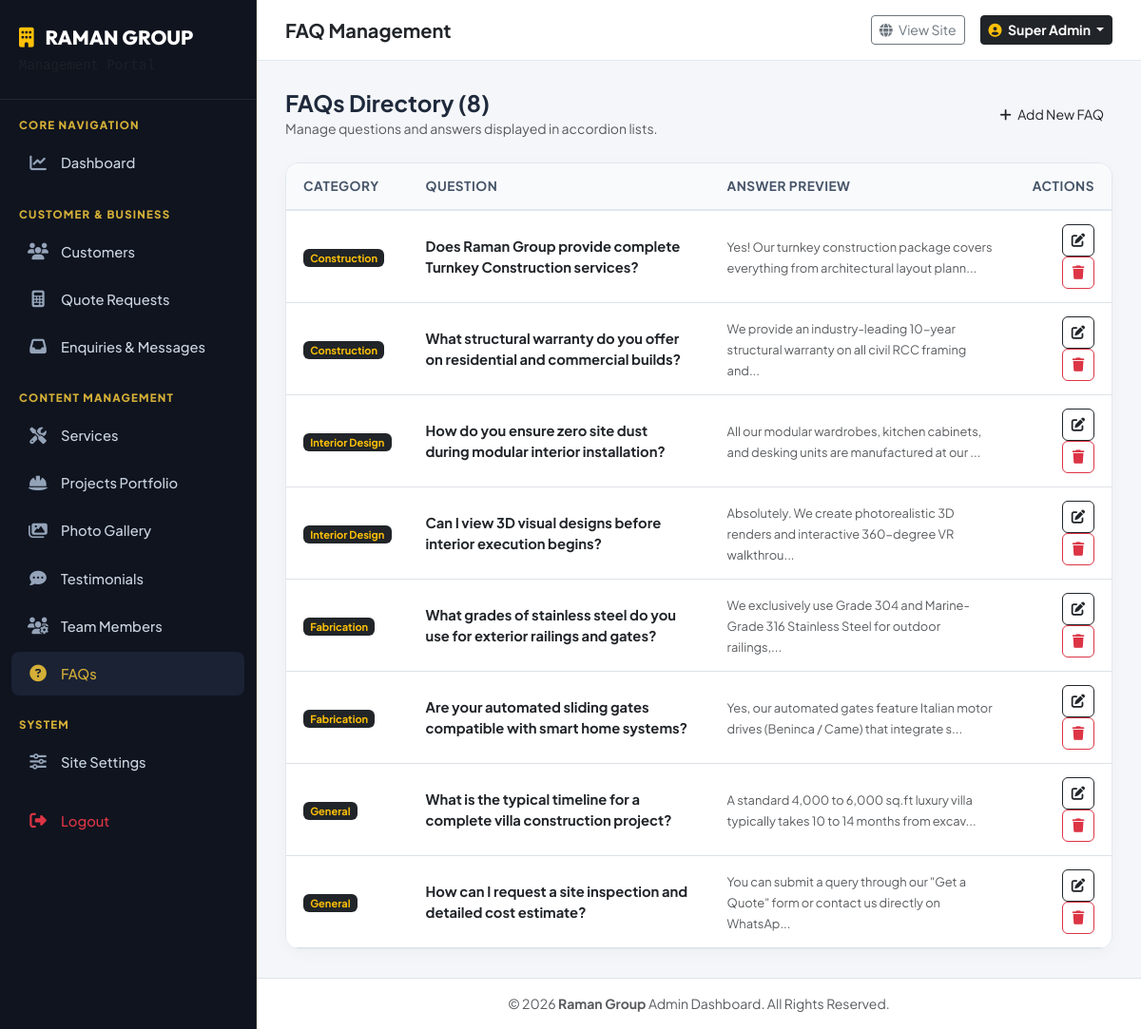
The page /admin/faqs.php (signed in) on the database its author committed.
### tables this page shows
CREATE TABLE faqs (
    id INT AUTO_INCREMENT PRIMARY KEY,
    category_id INT DEFAULT NULL,
    question VARCHAR(255) NOT NULL,
    answer TEXT NOT NULL,
    sort_order INT DEFAULT 0,
    is_active TINYINT(1) DEFAULT 1,
    created_at TIMESTAMP DEFAULT CURRENT_TIMESTAMP,
    FOREIGN KEY (category_id) REFERENCES service_categories(id) ON DELETE SET NULL
);

CREATE TABLE service_categories (
    id INT AUTO_INCREMENT PRIMARY KEY,
    name VARCHAR(100) NOT NULL,
    slug VARCHAR(100) NOT NULL UNIQUE,
    description TEXT,
    icon VARCHAR(50) DEFAULT 'fa-building',
    image VARCHAR(255) DEFAULT '',
    sort_order INT DEFAULT 0,
    created_at TIMESTAMP DEFAULT CURRENT_TIMESTAMP
);

### includes/functions.php (called while the page is built, shortened)
<?php
function e($string) {
    return htmlspecialchars($string ?? '', ENT_QUOTES, 'UTF-8');
}
function generateCSRFToken() {
    return $_SESSION['csrf_token'];
}

### admin/faqs.php (the view, shortened to what this page needs)
<?php
require_once __DIR__ . '/includes/admin-header.php';
$db = getDB();
$action = $_GET['action'] ?? 'list';
$editId = isset($_GET['id']) ? (int)$_GET['id'] : 0;
$categories = $db->query("SELECT * FROM service_categories ORDER BY sort_order ASC")->fetchAll();
$faqData = null;
$faqsList = $db->query("SELECT f.*, c.name as category_name FROM faqs f LEFT JOIN service_categories c ON f.category_id = c.id ORDER BY f.sort_order ASC")->fetchAll();
?>
<?php if ($action === 'add' || $action === 'edit'): ?>
    <div class="d-flex justify-content-between align-items-center mb-4">
        <h4 class="font-heading fw-bold mb-0"><?= $editId > 0 ? 'Edit FAQ' : 'Add FAQ' ?></h4>
        <a href="faqs.php" class="btn btn-outline-secondary btn-sm"><i class="fas fa-arrow-left me-1"></i> Back to FAQs</a>
    </div>
    <div class="admin-table-card p-4">
        <form action="faqs.php?action=<?= $action ?>&id=<?= $editId ?>" method="POST">
            <?= getCSRFInput() ?>
            <div class="row g-3">
                <div class="col-md-6">
                    <label class="form-label fw-bold small">Category (Optional)</label>
                    <select name="category_id" class="form-select">
                        <option value="">-- General FAQ --</option>
                        <?php foreach ($categories as $cat): ?>
                            <option value="<?= $cat['id'] ?>" <?= (isset($faqData['category_id']) && $faqData['category_id'] == $cat['id']) ? 'selected' : '' ?>>
                                <?= e($cat['name']) ?>
                            </option>
                        <?php endforeach; ?>
                    </select>
                </div>
                <div class="col-md-6">
                    <label class="form-label fw-bold small">Sort Order</label>
                    <input type="number" name="sort_order" class="form-control" value="<?= e($faqData['sort_order'] ?? '1') ?>">
                </div>
                <div class="col-12">
                    <label class="form-label fw-bold small">Question *</label>
                    <input type="text" name="question" class="form-control" value="<?= e($faqData['question'] ?? '') ?>" required placeholder="e.g. What structural warranty do you offer?">
                </div>
                <div class="col-12">
                    <label class="form-label fw-bold small">Answer *</label>
                    <textarea name="answer" rows="4" class="form-control" required><?= e($faqData['answer'] ?? '') ?></textarea>
                </div>
                <div class="col-md-6 mt-4">
                    <div class="form-check form-switch">
                        <input class="form-check-input" type="checkbox" name="is_active" value="1" id="faqAct" <?= (!isset($faqData['is_active']) || $faqData['is_active']) ? 'checked' : '' ?>>
                        <label class="form-check-label fw-bold" for="faqAct">Active Visibility</label>
                    </div>
                </div>
                <div class="col-12 mt-4">
                    <button type="submit" class="btn btn-gold px-4"><i class="fas fa-save me-1"></i> Save FAQ</button>
                    <a href="faqs.php" class="btn btn-light ms-2">Cancel</a>
                </div>
            </div>
        </form>
    </div>
<?php else: ?>
    <div class="d-flex justify-content-between align-items-center mb-4">
        <div>
            <h4 class="font-heading fw-bold mb-0">FAQs Directory (<?= count($faqsList) ?>)</h4>
            <small class="text-muted">Manage questions and answers displayed in accordion lists.</small>
        </div>
        <a href="faqs.php?action=add" class="btn btn-gold btn-sm"><i class="fas fa-plus me-1"></i> Add New FAQ</a>
    </div>
    <div class="admin-table-card">
        <div class="table-responsive">
            <table class="table admin-table align-middle mb-0">
                <thead>
                    <tr>
                        <th>Category</th>
                        <th>Question</th>
                        <th>Answer Preview</th>
                        <th class="text-end">Actions</th>
                    </tr>
                </thead>
                <tbody>
                    <?php foreach ($faqsList as $f): ?>
                        <tr>
                            <td><span class="badge bg-dark text-warning"><?= e($f['category_name'] ?: 'General') ?></span></td>
                            <td><strong class="text-dark"><?= e($f['question']) ?></strong></td>
                            <td><small class="text-muted"><?= e(mb_strimwidth($f['answer'], 0, 90, '...')) ?></small></td>
                            <td class="text-end">
                                <a href="faqs.php?action=edit&id=<?= $f['id'] ?>" class="btn btn-sm btn-outline-dark btn-action"><i class="fas fa-edit"></i></a>
                                <a href="faqs.php?action=delete&id=<?= $f['id'] ?>&csrf_token=<?= e(generateCSRFToken()) ?>" class="btn btn-sm btn-outline-danger btn-action btn-delete-confirm"><i class="fas fa-trash"></i></a>
                            </td>
                        </tr>
                    <?php endforeach; ?>
                </tbody>
            </table>
        </div>
    </div>
<?php endif; ?>
<?php require_once __DIR__ . '/includes/admin-footer.php'; ?>

### assets/css/admin.css (style rules this page uses)
:root { --admin-sidebar-bg: #0f141f; --admin-sidebar-hover: #1a2234; --admin-accent: #d4af37; --admin-card-bg: #ffffff; --admin-body-bg: #f4f6f9; }
body.admin-body { font-family: 'Plus Jakarta Sans', sans-serif; background-color: var(--admin-body-bg); color: #1e293b; overflow-x: hidden; }
.admin-table-card { background: #ffffff; border-radius: 14px; border: 1px solid #e2e8f0; box-shadow: 0 4px 15px rgba(0, 0, 0, 0.03); overflow: hidden; }
.admin-table th { background-color: #f8fafc; font-weight: 700; font-size: 0.85rem; text-transform: uppercase; letter-spacing: 0.5px; color: #475569; border-bottom: 2px solid #e2e8f0; padding: 14px 18px; }
.admin-table td { padding: 14px 18px; vertical-align: middle; font-size: 0.92rem; }
.btn-action { width: 34px; height: 34px; padding: 0; display: inline-flex; align-items: center; justify-content: center; border-radius: 6px; font-size: 0.9rem; }

### rows shown on the page
faqs: category.name "Construction", question "Does Raman Group provide complete Turnkey Construction services?", answer "Yes! Our turnkey construction package covers everything from architectural layout plann..."
faqs: category.name "Construction", question "What structural warranty do you offer on residential and commercial builds?", answer "We provide an industry-leading 10-year structural warranty on all civil RCC framing and..."
faqs: category.name "Interior Design", question "How do you ensure zero site dust during modular interior installation?", answer "All our modular wardrobes, kitchen cabinets, and desking units are manufactured at our ..."
faqs: category.name "Interior Design", question "Can I view 3D visual designs before interior execution begins?", answer "Absolutely. We create photorealistic 3D renders and interactive 360-degree VR walkthrou..."
faqs: category.name "Fabrication", question "What grades of stainless steel do you use for exterior railings and gates?", answer "We exclusively use Grade 304 and Marine-Grade 316 Stainless Steel for outdoor railings,..."
faqs: category.name "Fabrication", question "Are your automated sliding gates compatible with smart home systems?", answer "Yes, our automated gates feature Italian motor drives (Beninca / Came) that integrate s..."
faqs: category_name "General", question "What is the typical timeline for a complete villa construction project?", answer "A standard 4,000 to 6,000 sq.ft luxury villa typically takes 10 to 14 months from excav..."
faqs: category_name "General", question "How can I request a site inspection and detailed cost estimate?", answer "You can submit a query through our \"Get a Quote\" form or contact us directly on WhatsAp..."

### other values the page prints
$adminPageTitle "FAQ Management"
$adminFullName "Super Admin"
count($faqsList) "8"
